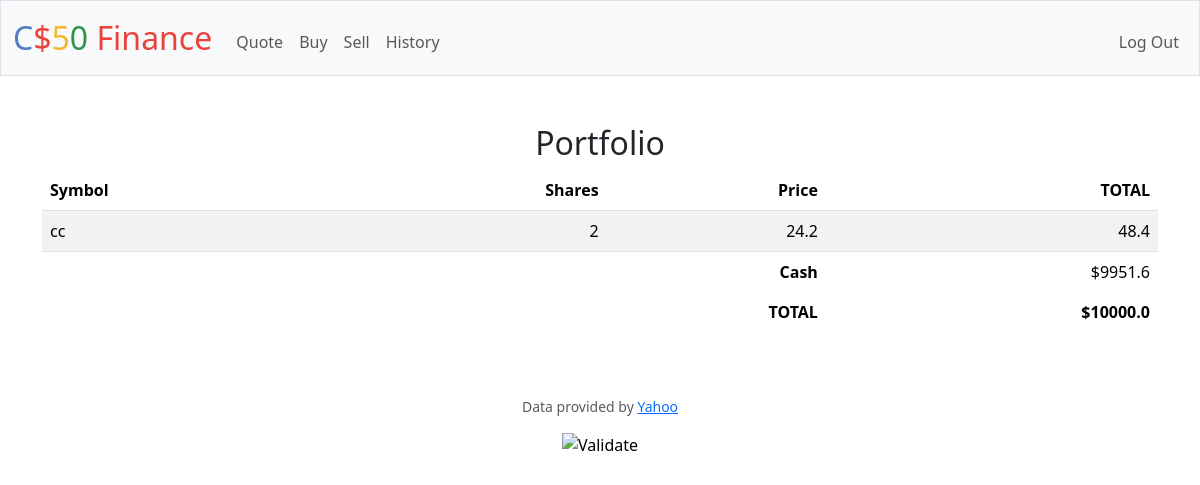
Screenshot of / (signed in) with the database file from the repository.
### tables this page shows
CREATE TABLE portfolio (
        user_id INTEGER,
        symbol TEXT,
        shares INTEGER,
        price NUMERIC,
        total NUMERIC,
        timestamp TIMESTAMP DEFAULT CURRENT_TIMESTAMP,
        FOREIGN KEY(user_id) REFERENCES users(id)
    );

CREATE TABLE users (id INTEGER PRIMARY KEY AUTOINCREMENT NOT NULL, username TEXT NOT NULL, hash TEXT NOT NULL, cash NUMERIC NOT NULL DEFAULT 10000.00);

### app.py (the view)
@app.route("/")
@login_required
def index():
    print("jjindex_portfolio222")
    db.execute('''
    CREATE TABLE IF NOT EXISTS portfolio (
        user_id INTEGER,
        symbol TEXT,
        shares INTEGER,
        price NUMERIC,
        total NUMERIC,
        timestamp TIMESTAMP DEFAULT CURRENT_TIMESTAMP,
        FOREIGN KEY(user_id) REFERENCES users(id)
    );
    ''')
    user_id = session.get("user_id")
    portfolio = db.execute("SELECT symbol, shares, price, total FROM portfolio WHERE user_id = ?", user_id)
    user = db.execute("SELECT cash FROM users WHERE id = ?", user_id)
    cash = user[0]['cash'] if user else 0
    total_portfolio_value = sum([item['total'] for item in portfolio]) + cash
    return render_template('index.html', portfolio=portfolio, cash=cash, total=total_portfolio_value)

### app.py (called while the page is built)
@app.after_request
def after_request(response):
    response.headers["Cache-Control"] = "no-cache, no-store, must-revalidate"
    response.headers["Expires"] = 0
    response.headers["Pragma"] = "no-cache"
    return response

### helpers.py (called while the page is built)
def login_required(f):
    @wraps(f)
    def decorated_function(*args, **kwargs):
        if session.get("user_id") is None:
            return redirect("/login")
        return f(*args, **kwargs)
    return decorated_function

### templates/index.html (shortened to what this page needs)
{% extends "layout.html" %}
{% block main %}
<h2>Portfolio</h2>
<table class="table table-striped">
    <thead>
        <tr>
            <th class="text-start">Symbol</th>
            <th class="text-end">Shares</th>
            <th class="text-end">Price</th>
            <th class="text-end">TOTAL</th>
        </tr>
    </thead>
    <tbody>
        {% for entry in portfolio %}
        <tr>
            <td class="text-start">{{ entry.symbol }}</td>
            <td class="text-end">{{ entry.shares }}</td>
            <td class="text-end">{{ entry.price }}</td>
            <td class="text-end">{{ entry.total }}</td>
        </tr>
        {% endfor %}
    </tbody>
    <tfoot>
        <tr>
            <td class="border-0 fw-bold text-end" colspan="3">Cash</td>
            <td class="border-0 text-end">${{ cash }}</td>
        </tr>
        <tr>
            <td class="border-0 fw-bold text-end" colspan="3">TOTAL</td>
            <td class="border-0 fw-bold text-end">${{ total }}</td>
        </tr>
    </tfoot>
</table>
{% endblock %}

### templates/layout.html (shortened to what this page needs)
<!DOCTYPE html>
<html lang="en">
    <head>
        <link href="https://cdn.jsdelivr.net/npm/bootstrap@5.3.3/dist/css/bootstrap.min.css" rel="stylesheet">
        <link href="/static/styles.css" rel="stylesheet">
    </head>
    <body>
        <nav class="bg-light border navbar navbar-expand-md navbar-light">
            <div class="container-fluid">
                <a class="navbar-brand" href="/"><span class="blue">C</span><span class="red">$</span><span class="yellow">5</span><span class="green">0</span> <span class="red">Finance</span></a>
                <div class="collapse navbar-collapse" id="navbar">
                    {% if session["user_id"] %}
                        <ul class="navbar-nav me-auto mt-2">
                            <li class="nav-item"><a class="nav-link" href="/quote">Quote</a></li>
                            <li class="nav-item"><a class="nav-link" href="/buy">Buy</a></li>
                            <li class="nav-item"><a class="nav-link" href="/sell">Sell</a></li>
                            <li class="nav-item"><a class="nav-link" href="/history">History</a></li>
                        </ul>
                        <ul class="navbar-nav ms-auto mt-2">
                            <li class="nav-item"><a class="nav-link" href="/logout">Log Out</a></li>
                        </ul>
                    {% else %}
                        <ul class="navbar-nav ms-auto mt-2">
                            <li class="nav-item"><a class="nav-link" href="/register">Register</a></li>
                            <li class="nav-item"><a class="nav-link" href="/login">Log In</a></li>
                        </ul>
                    {% endif %}
                </div>
            </div>
        </nav>
        <main class="container py-5 text-center">
            {% block main %}{% endblock %}
        </main>
        <footer class="mb-5">
            <p class="mb-3 small text-center text-muted">
                Data provided by <a href="https://finance.yahoo.com/">Yahoo</a>
            </p>
            <form action="https://validator.w3.org/check" class="text-center" enctype="multipart/form-data" method="post" target="_blank">
                <input alt="Validate" src="/static/I_heart_validator.png" type="image">
            </form>
        </footer>
    </body>
</html>

### static/styles.css (style rules this page uses)
nav .navbar-brand { font-size: xx-large; }
nav .navbar-brand .blue { color: #537fbe; }
nav .navbar-brand .red { color: #ea433b; }
nav .navbar-brand .yellow { color: #f5b82e; }
nav .navbar-brand .green { color: #2e944b; }

### rows the page displays
portfolio: symbol "cc", shares "2", price "24.2", total "48.4"
users: cash "9951.6"

### other values shown
{{ total }} "10000.0"
